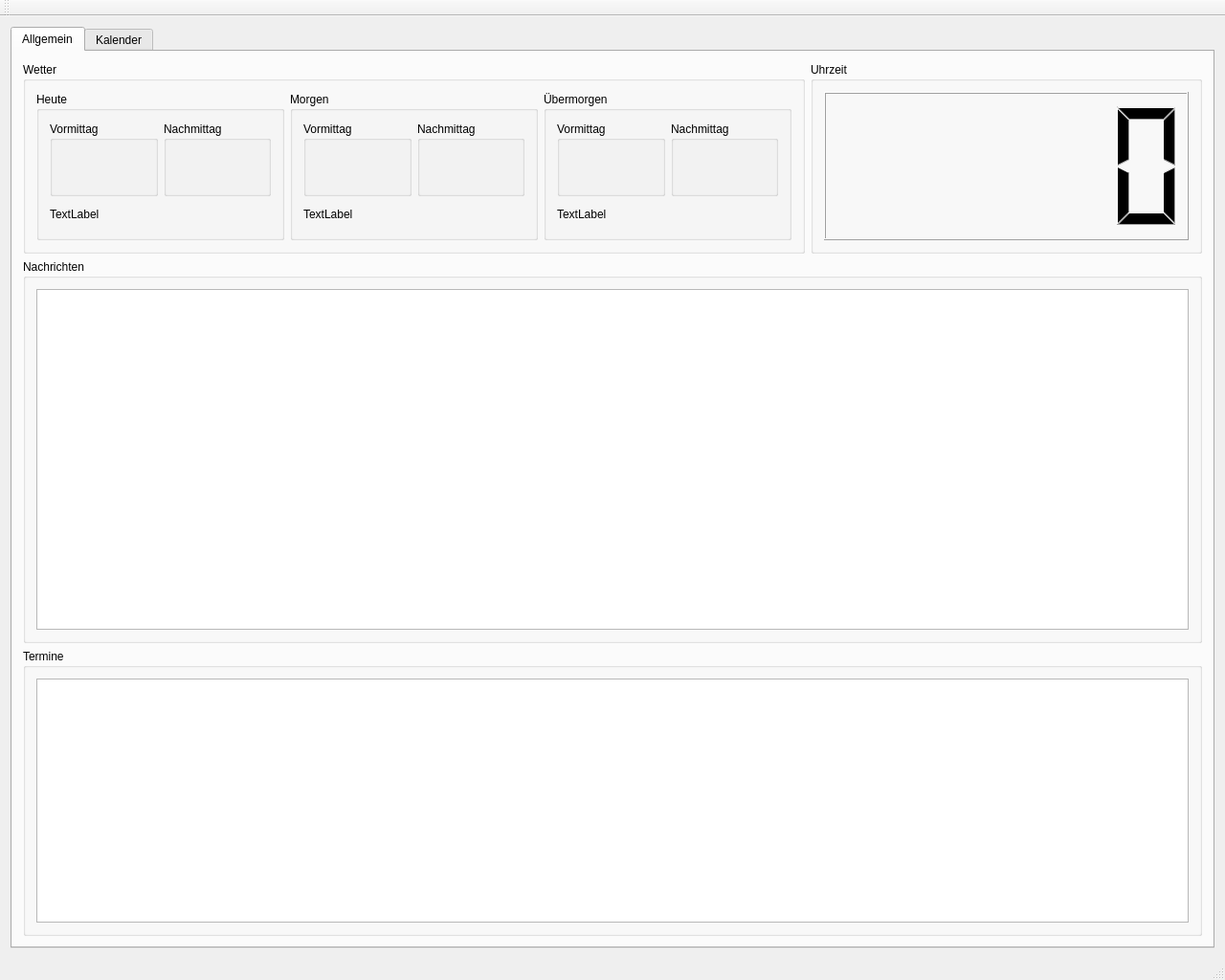
<?xml version="1.0" encoding="UTF-8"?>
<ui version="4.0">
 <class>MainWindow</class>
 <widget class="QMainWindow" name="MainWindow">
  <property name="geometry">
   <rect>
    <x>0</x>
    <y>0</y>
    <width>1280</width>
    <height>1024</height>
   </rect>
  </property>
  <property name="windowTitle">
   <string>MainWindow</string>
  </property>
  <widget class="QWidget" name="centralWidget">
   <layout class="QHBoxLayout" name="horizontalLayout">
    <item>
     <widget class="QTabWidget" name="tabWidget">
      <property name="focusPolicy">
       <enum>Qt::WheelFocus</enum>
      </property>
      <property name="toolTip">
       <string/>
      </property>
      <property name="currentIndex">
       <number>0</number>
      </property>
      <widget class="QWidget" name="all_tab">
       <property name="accessibleName">
        <string/>
       </property>
       <attribute name="title">
        <string>Allgemein</string>
       </attribute>
       <layout class="QVBoxLayout" name="verticalLayout_5">
        <item>
         <layout class="QVBoxLayout" name="verticalLayout_3" stretch="2,4,3">
          <item>
           <layout class="QHBoxLayout" name="horizontalLayout_8" stretch="2,1">
            <item>
             <widget class="QGroupBox" name="groupBox_4">
              <property name="title">
               <string>Wetter</string>
              </property>
              <layout class="QHBoxLayout" name="horizontalLayout_7">
               <item>
                <layout class="QHBoxLayout" name="horizontalLayout_5">
                 <item>
                  <widget class="QGroupBox" name="groupBox_6">
                   <property name="title">
                    <string>Heute</string>
                   </property>
                   <layout class="QVBoxLayout" name="verticalLayout_7">
                    <item>
                     <layout class="QVBoxLayout" name="verticalLayout_6" stretch="3,1">
                      <item>
                       <layout class="QHBoxLayout" name="horizontalLayout_9">
                        <item>
                         <widget class="QGroupBox" name="groupBox_7">
                          <property name="title">
                           <string>Vormittag</string>
                          </property>
                          <widget class="QLabel" name="wTodayImage1">
                           <property name="geometry">
                            <rect>
                             <x>17</x>
                             <y>25</y>
                             <width>64</width>
                             <height>46</height>
                            </rect>
                           </property>
                           <property name="text">
                            <string/>
                           </property>
                          </widget>
                         </widget>
                        </item>
                        <item>
                         <widget class="QGroupBox" name="groupBox_8">
                          <property name="title">
                           <string>Nachmittag</string>
                          </property>
                          <widget class="QLabel" name="wTodayImage2">
                           <property name="geometry">
                            <rect>
                             <x>17</x>
                             <y>25</y>
                             <width>64</width>
                             <height>46</height>
                            </rect>
                           </property>
                           <property name="text">
                            <string/>
                           </property>
                          </widget>
                         </widget>
                        </item>
                       </layout>
                      </item>
                      <item>
                       <widget class="QLabel" name="wTodayText">
                        <property name="text">
                         <string>TextLabel</string>
                        </property>
                       </widget>
                      </item>
                     </layout>
                    </item>
                   </layout>
                  </widget>
                 </item>
                 <item>
                  <widget class="QGroupBox" name="groupBox_5">
                   <property name="title">
                    <string>Morgen</string>
                   </property>
                   <layout class="QVBoxLayout" name="verticalLayout_9">
                    <item>
                     <layout class="QVBoxLayout" name="verticalLayout_8" stretch="3,1">
                      <item>
                       <layout class="QHBoxLayout" name="horizontalLayout_10">
                        <item>
                         <widget class="QGroupBox" name="groupBox_9">
                          <property name="title">
                           <string>Vormittag</string>
                          </property>
                          <widget class="QLabel" name="wTomorrowImage1">
                           <property name="geometry">
                            <rect>
                             <x>17</x>
                             <y>25</y>
                             <width>64</width>
                             <height>46</height>
                            </rect>
                           </property>
                           <property name="text">
                            <string/>
                           </property>
                          </widget>
                         </widget>
                        </item>
                        <item>
                         <widget class="QGroupBox" name="groupBox_10">
                          <property name="title">
                           <string>Nachmittag</string>
                          </property>
                          <widget class="QLabel" name="wTomorrowImage2">
                           <property name="geometry">
                            <rect>
                             <x>17</x>
                             <y>25</y>
                             <width>64</width>
                             <height>46</height>
                            </rect>
                           </property>
                           <property name="text">
                            <string/>
                           </property>
                          </widget>
                         </widget>
                        </item>
                       </layout>
                      </item>
                      <item>
                       <widget class="QLabel" name="wTomorrowText">
                        <property name="text">
                         <string>TextLabel</string>
                        </property>
                       </widget>
                      </item>
                     </layout>
                    </item>
                   </layout>
                  </widget>
                 </item>
                 <item>
                  <widget class="QGroupBox" name="groupBox_11">
                   <property name="title">
                    <string>Übermorgen</string>
                   </property>
                   <layout class="QVBoxLayout" name="verticalLayout_10">
                    <item>
                     <layout class="QVBoxLayout" name="verticalLayout_11" stretch="3,1">
                      <item>
                       <layout class="QHBoxLayout" name="horizontalLayout_11">
                        <item>
                         <widget class="QGroupBox" name="groupBox_12">
                          <property name="title">
                           <string>Vormittag</string>
                          </property>
                          <widget class="QLabel" name="wOvermorrowImage1">
                           <property name="geometry">
                            <rect>
                             <x>17</x>
                             <y>25</y>
                             <width>64</width>
                             <height>46</height>
                            </rect>
                           </property>
                           <property name="text">
                            <string/>
                           </property>
                          </widget>
                         </widget>
                        </item>
                        <item>
                         <widget class="QGroupBox" name="groupBox_13">
                          <property name="title">
                           <string>Nachmittag</string>
                          </property>
                          <widget class="QLabel" name="wOvermorrowImage2">
                           <property name="geometry">
                            <rect>
                             <x>17</x>
                             <y>25</y>
                             <width>64</width>
                             <height>46</height>
                            </rect>
                           </property>
                           <property name="text">
                            <string/>
                           </property>
                          </widget>
                         </widget>
                        </item>
                       </layout>
                      </item>
                      <item>
                       <widget class="QLabel" name="wOvermorrowText">
                        <property name="text">
                         <string>TextLabel</string>
                        </property>
                       </widget>
                      </item>
                     </layout>
                    </item>
                   </layout>
                  </widget>
                 </item>
                </layout>
               </item>
              </layout>
             </widget>
            </item>
            <item>
             <widget class="QGroupBox" name="groupBox_3">
              <property name="title">
               <string>Uhrzeit</string>
              </property>
              <layout class="QHBoxLayout" name="horizontalLayout_4">
               <item>
                <widget class="QLCDNumber" name="clock"/>
               </item>
              </layout>
             </widget>
            </item>
           </layout>
          </item>
          <item>
           <widget class="QGroupBox" name="groupBox_2">
            <property name="title">
             <string>Nachrichten</string>
            </property>
            <layout class="QHBoxLayout" name="horizontalLayout_3">
             <item>
              <widget class="QListWidget" name="RssList">
               <property name="font">
                <font>
                 <pointsize>14</pointsize>
                 <weight>75</weight>
                 <bold>true</bold>
                </font>
               </property>
              </widget>
             </item>
            </layout>
           </widget>
          </item>
          <item>
           <widget class="QGroupBox" name="groupBox">
            <property name="title">
             <string>Termine</string>
            </property>
            <layout class="QHBoxLayout" name="horizontalLayout_2">
             <item>
              <widget class="QTableWidget" name="tableWidgetMain"/>
             </item>
            </layout>
           </widget>
          </item>
         </layout>
        </item>
        <item>
         <layout class="QHBoxLayout" name="horizontalLayout_6"/>
        </item>
       </layout>
      </widget>
      <widget class="QWidget" name="wether_tab">
       <property name="accessibleName">
        <string>Wetter</string>
       </property>
       <attribute name="title">
        <string>Kalender</string>
       </attribute>
       <layout class="QVBoxLayout" name="verticalLayout_4">
        <item>
         <layout class="QVBoxLayout" name="verticalLayout">
          <item>
           <widget class="QTableWidget" name="TableCal">
            <property name="font">
             <font>
              <pointsize>14</pointsize>
              <weight>75</weight>
              <bold>true</bold>
             </font>
            </property>
           </widget>
          </item>
         </layout>
        </item>
       </layout>
      </widget>
     </widget>
    </item>
   </layout>
  </widget>
  <widget class="QMenuBar" name="menuBar">
   <property name="geometry">
    <rect>
     <x>0</x>
     <y>0</y>
     <width>1280</width>
     <height>25</height>
    </rect>
   </property>
  </widget>
  <widget class="QToolBar" name="mainToolBar">
   <attribute name="toolBarArea">
    <enum>TopToolBarArea</enum>
   </attribute>
   <attribute name="toolBarBreak">
    <bool>false</bool>
   </attribute>
  </widget>
  <widget class="QStatusBar" name="statusBar"/>
 </widget>
 <layoutdefault spacing="6" margin="11"/>
 <resources/>
 <connections/>
</ui>
